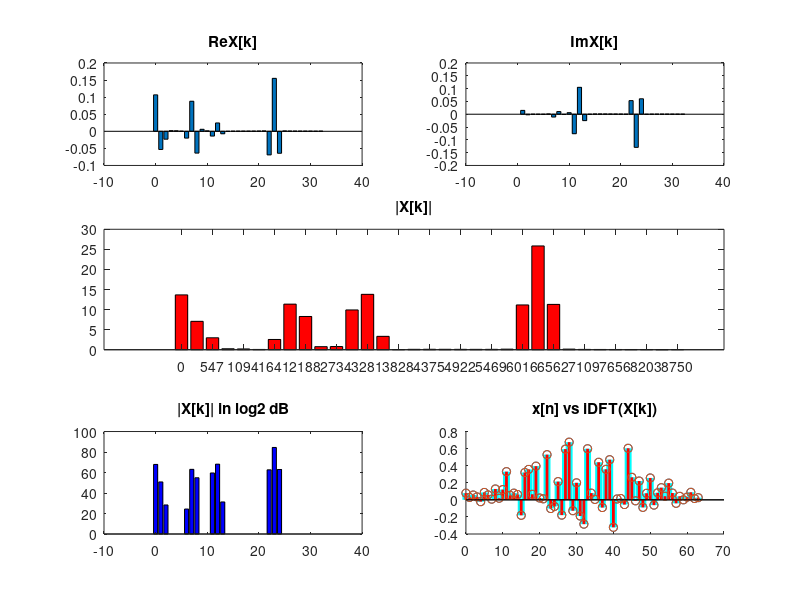

This chart was generated by the following MATLAB code:

% 64pt DFT
n = 64;
N = [0:n-1];
scale=1;

% Coefficients - +-127 (8 bit signed)
ReX_coeff = zeros( n/2 , n );
ImX_coeff = zeros( n/2 , n );

% Generate all the coefficients
for k = 0:(n/2)
	ReX_coeff(k+1,:) = scale * cos(2*pi*k*N / n);
	ImX_coeff(k+1,:) = scale * sin(2*pi*k*N / n);
end

% Create some input signal to work with
% Keep Sampling Theorem in mind! Nyquist Frequency! 
FS = 17500;

t = 1:n;
x1 = 0.7 * sin(2*pi*6290*t / FS);
x2 =  0.5 * sin((2*pi*48*t / FS)  +  pi/3);
x3 =  0.25 * cos((2*pi*256*t / FS ));
x4 =  0.33 * sin((2*pi*2000*t / FS ));
x5 =  0.4 * sin((2*pi*3200*t / FS ));

x = x1 + x2 + x3 + x4 + x5;
x = x/max(abs(x));

% Windowing - Hamming Window
% Best Guide - http://en.wikipedia.org/wiki/Window_function
% If you don't want a window, just do window = 1, duh...
aa = 0.54;
window = aa - ((1-aa)*cos(2*pi*N/(n-1)));
x = window.*x;
ww = round(window*127);

% Save the window function to built LUT in Arduino Sketch
save window.mat ww; 

% Save input signal for Testing
xx = floor(x*127);
save xx.mat xx;
tx = x;

% DFT - The main course
ReX = zeros(1,n/2);
ImX = zeros(1,n/2);

for k = 0:(n/2)
	ReX(k+1) = sum ( ReX_coeff(k+1,:) .* tx);
	ImX(k+1) = -1 * sum ( ImX_coeff(k+1,:) .* tx);
end

% Correction for Magnitude
ReX /= scale * n/2;
ImX /= -1 * scale *  n/2;
ReX(1) /=2;
ReX(n/2) /= 2;

% Inverse DFT - for fun
y = zeros(1,n-1);
k = 0:n/2;
for ii = 0:n-1
		y(ii+1) = sum(ReX .* cos(2*pi*ii* k / n)) +  sum(ImX .* sin(2*pi*ii* k / n)) ;
end


% This is what we want - The Magnitude Frequency Distribution
dftX = sqrt( ReX.^2 + ImX.^2);

% Get a neat log2 graph
% 18 scale if 128
% 32 scale if 256
log2_dftX=dftX*128;
log2_dftX(log2_dftX<1e-4)=1;
log2_dftX = 18 * log2 (log2_dftX);
log2_dftX(log2_dftX<1) = 0;

% Plot all the cool stuff
clf;
subplot (3,2,1);
	bar (0:n/2, ReX);
	title("ReX[k]");
subplot (3,2,2);
	bar (0:n/2, ImX);
	title("ImX[k]");
subplot (3,2,3:4);
	bar (0:n/2, dftX*128,"facecolor", "r");
	title("|X[k]|");
	set(gca,'XTick',0:2:n/2)
	xt = get(gca,'XTick');
    for ii = 1:length(xt)
        xtl{ii} = sprintf('%.0f', (xt(ii) * (FS/n)));
    end
    set(gca,'XTickLabel',xtl);
subplot (3,2,5);
	bar (0:n/2, log2_dftX,"facecolor", "b");
	title("|X[k]| in log2 dB");
subplot (3,2,6);
	hold on;
	stem (N, tx, "color", "cyan","linewidth",5);
	stem (N, y, "color","red","linewidth",2);
	title("x[n] vs iDFT(X[k])");
	hold off;